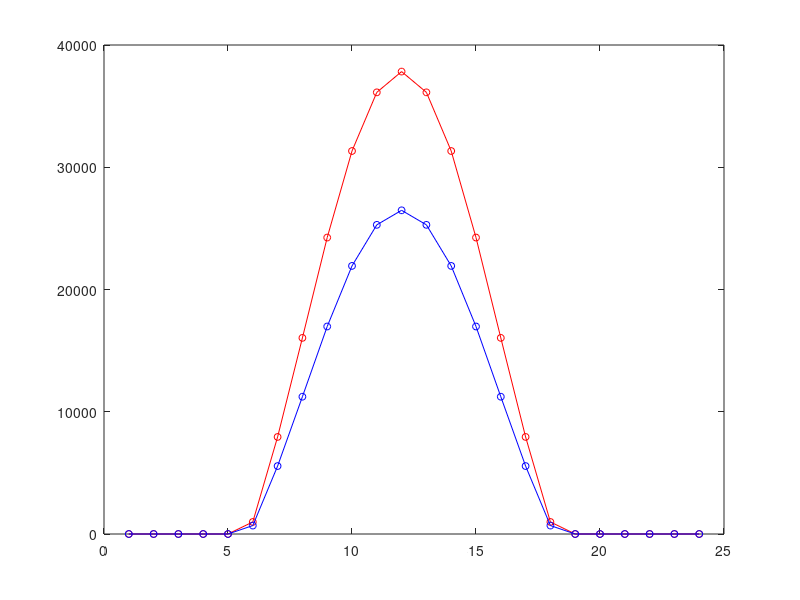

The MATLAB source for this figure: (Note: this script raises an error after producing the figure.)
% Solar Power Calculations - Total daily solar power available

n = 121; % For May 1st, 2022
phi = deg2rad(12.992); % Latitude of Chennai, India
I_sc = 1367; % Solar Constant (W/m^2)

% declination angle
delta = deg2rad(23.45 * sin(360*(284+n)/365));

% hour angle
omega_s = (acos(tan(phi)*tan(delta)));

% Daily Average Irradiance (kJ/m^2-day)
H_0 = 24/3.14 * I_sc * 36 * (1 + 0.033*cos(360*n/365)) * ((omega_s)*sin(phi)*sin(delta) + sin(omega_s)*cos(phi)*cos(delta));

% Maximum Sunshine Hours / Day length
S_max = rad2deg(2/15 * acos(-tan(phi)*tan(delta)));

% Monthly average daily global radiation 

E = 6.7; % Elevation above sea level for Chennai
S = 9.71; % Average sunshine hours per day in Chennai in May

a = -0.309 + 0.539*cos(phi) - 0.06393*E + 0.29*(S/S_max);
b = 1.527 - 1.027*cos(phi) + 0.0926*E - 0.359*(S/S_max);
H = H_0 * (a + b * (S/S_max)); % Monthly average daily global radiation

% Hourly global solar irradiance calculations

h = (1:24); % Number of hour of day
omega = deg2rad(15*h - 180); % instantaneous hour angle for a particular hour

c = 0.409 + 0.516*sin(omega_s-1.047);
d = 0.6609 - 0.4767*sin(omega_s-1.047); 

% Global radiation
I_g = H * 3.14/24 * (c + d*cos(omega)).*(cos(omega) - cos(omega_s))./(sin(omega_s) - 3.14*(omega_s)/180 * cos(omega_s));
% Estimated radiation
N_sky = 0.7;
I_g_est = I_g * N_sky;

I_g(1:5) = 0;
I_g(19:24) = 0;
I_g_est(1:5) = 0;
I_g_est(19:24) = 0;

% PLOTS

figure(1);

plot(h,I_g,'ro-','MarkerSize',5);
hold on 
plot(h,I_g_est,'bo-','MarkerSize',5);
hold on
yline(275,'m--', 'LineWidth',1.1);
xline(10,'k:');
xline(14,'k:');
yline(21.9304e+03,'k:');
hold off
ylim([0,4.5*10^4]);
xlabel('Hour number (h)');
ylabel('Solar irradiance (W/m^2)');
legend(['Global irradiance'],['Estimated irradiance'],['Average Power Required']);
grid();
